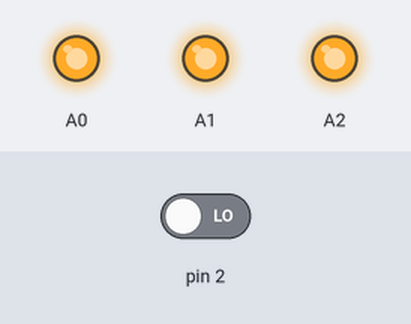
Bench run of a sketch on a simulated Arduino Uno, built with avr-gcc and run on an emulated ATmega328P. Shown: output pins drawn as LEDs (lit = HIGH). Inputs (shaded band) come from the test bench; at power-on: pin 2 LOW. What the sketch prints to the serial monitor is not drawn.

Above: at 1.2 s.
1.3 s: pin 2 driven HIGH
4.3 s: pin 2 driven LOW
Timing chart, 0 to 7.3 s (numbered marks = the images above; inputs shaded):
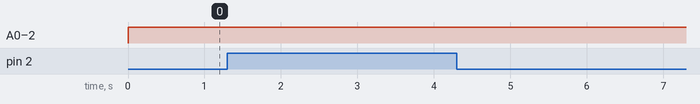

The sketch:

lab1ex8_1_g4.ino
```cpp
void setup() {
  // put your setup code here, to run once:
  pinMode(2, INPUT);
  attachInterrupt(digitalPinToInterrupt(2), loop, HIGH);

  analogWrite(A0, OUTPUT);
  analogWrite(A1, OUTPUT);
  analogWrite(A2, OUTPUT);

  Serial.begin(115200);
}


void loop() {
  // put your main code here, to run repeatedly:
  static int count = 0;
  static bool pressed = false;

  if (digitalRead(2) == HIGH) {
    if (pressed == false) {
      count++ % 3;
      pressed = true;
      Serial.println(count);
    }

    //while (digitalRead(2) == HIGH) delay(10);
  }
  else {
    pressed = false;

  }

  analogWrite(A0, 255);
  analogWrite(A1, 255);
  analogWrite(A2, 255);

  Serial.print("Number of button presses: \t");
  Serial.println(count);

}
```
